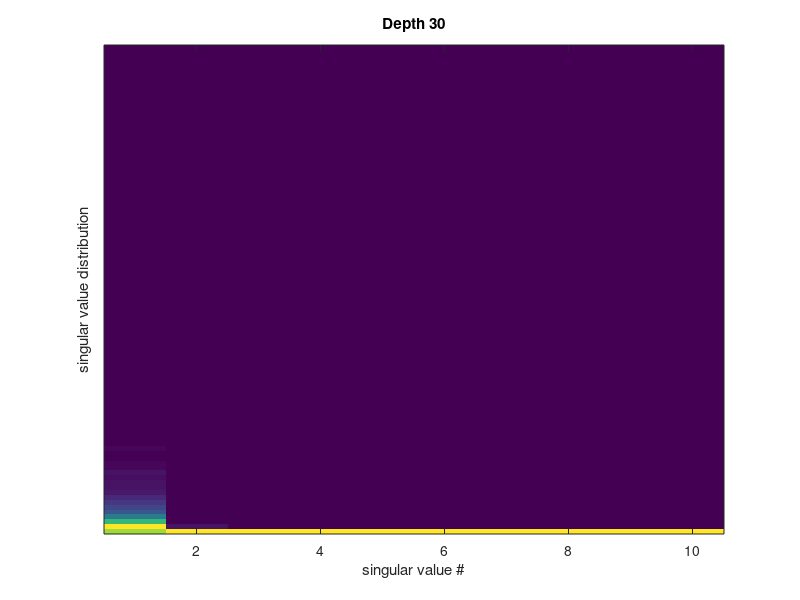
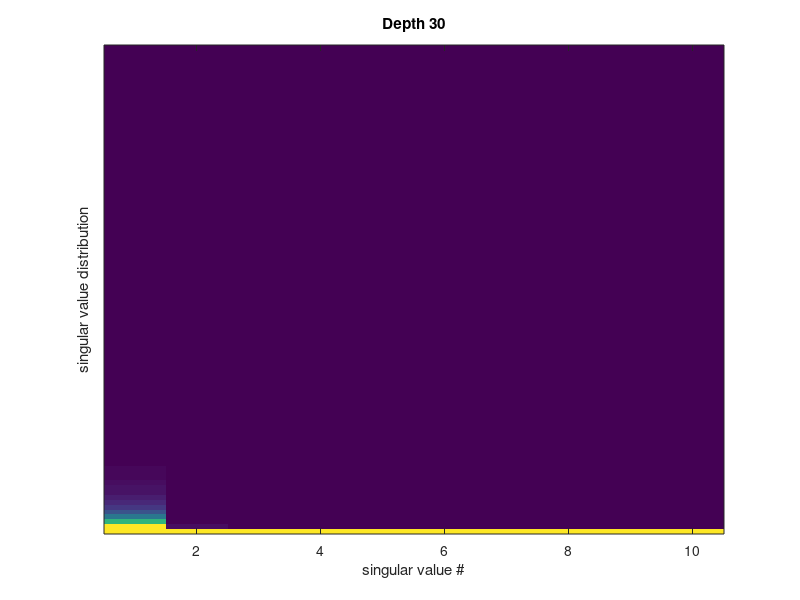

These charts were generated, in order, by the following MATLAB code:
% Code to characterize the distribution of the singular values as a
% function of number of products of independent Gaussian matrices.
%
% David Duvenaud
% August 2013

function deep_singular_value_dist_concat

D = 10;    % Dimension of matrices
L = 30;   % Number of layers
n_samples = 4000;

lambdas = NaN(L, n_samples, D);
lambdas_c = NaN(L, n_samples, D);
for i = 1:n_samples
    
    % First layer only has D inputs.
    complete_jacob = randn(D); 
    complete_jacob_c = complete_jacob;
    lambdas(1, i, :) = svd( complete_jacob );  % Do SVD decomp.
    lambdas_c(1, i, :) = svd( complete_jacob_c );  % Do SVD decomp.
    for l = 2:L;
        % Generate a random 2DxD matrix for this layer's Jacobian
        new_jacob = randn(D, D);
        new_jacob_aug = randn(D, D);
        
        complete_jacob = new_jacob*complete_jacob;
        
        % Augment complete Jacobian with identity to denote that the input is
        % being fed in.
        complete_jacob_c = [complete_jacob_c, eye(D)] * [new_jacob; new_jacob_aug];
                
        lambdas(l, i, :) = svd( complete_jacob );  % Do SVD decomp.
        lambdas_c(l, i, :) = svd( complete_jacob_c );  % Do SVD decomp.
    end
end

% Show histograms of ratios of largest singular values to second-largest.
for l = 1:L
    figure(1); clf; plot_hist(lambdas(l, :, :), D, l);
    figure(2); clf; plot_hist(lambdas_c(l, :, :), D, l);
    pause;
end

end

function plot_hist(cur_lambdas, D, l)
    n_bins = 100;

    hist_edges = linspace( 0, max(cur_lambdas(:)), n_bins);

    cur_image = NaN( n_bins, D );
    for d = 1:D
        % Make histogram
        counts = histc( squeeze( cur_lambdas(1, :, d )), hist_edges);
        cur_image( :, d) = counts ./ max(counts);
    end
    %hist(ratios(l, :), 20);
    imagesc(flipdim(cur_image, 1));
    xlabel( 'singular value #')
    ylabel( 'singular value distribution');
    set( gca, 'yTick', [] );
    title(['Depth ' int2str(l)]);
    
end
